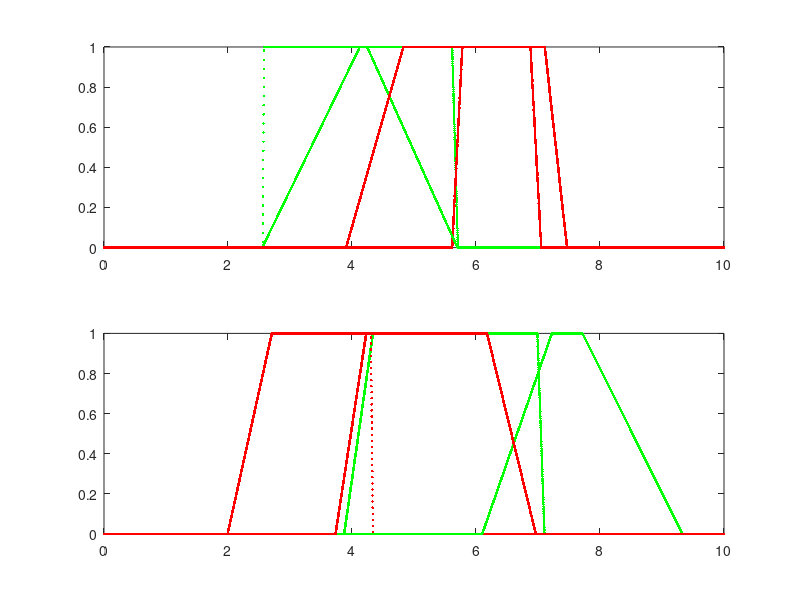

Recreate this plot in MATLAB.
% Evolving Granular Neural Network - eGNN
% Daniel Furtado Leite - 2010
%--------------------------------------------------------------------------
%Loading data
clear all; close all; clc
load eGNNParameters
n = size(l,1);                          %No. of inputs
%--------------------------------------------------------------------------
%Granules
for(i=1:c)
    Granule(i,:) = [l(i,:) lambda(i,:) Lambda(i,:) L(i,:)];
end
%--------------------------------------------------------------------------
x = [0:.001:10]';
%Computing the membership value for all x and all granules
for(i = 1:c)
    yx1(:,i) = trapmf(x, [Granule(i,1) Granule(i,3) Granule(i,5) Granule(i,7)]);    %Feature 1
    yx2(:,i) = trapmf(x, [Granule(i,2) Granule(i,4) Granule(i,6) Granule(i,8)]);    %Feature 2
end
%--------------------------------------------------------------------------
%Plot
figure(1)
subplot(2,1,1)          %Feature 1
for(i = 1:c)
    if(Target(i)==0)
        plot(x, [yx1(:,i)],'.r'), hold on
    elseif(Target(i)==1)
        plot(x, [yx1(:,i)],'.g'), hold on
    end
end
subplot(2,1,2)
for(i = 1:c)            %Feature 2
    if(Target(i)==0)
        plot(x, [yx2(:,i)],'.r'), hold on
    elseif(Target(i)==1)
        plot(x, [yx2(:,i)],'.g'), hold on
    end
end
%--------------------------------------------------------------------------
